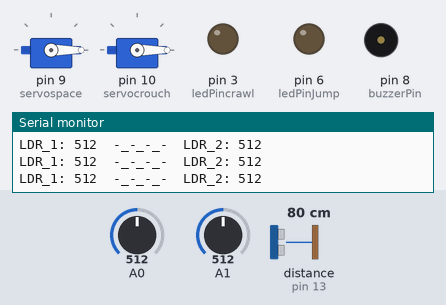
Recording of a sketch running on a simulated Arduino Uno, built with avr-gcc and run on an emulated ATmega328P. On the bench: 2 × servo, output pins drawn as LEDs (lit = HIGH), buzzer (waves = sounding), the last lines printed to the serial monitor. Wiring (inferred from the names in the program): ultrasonic range finder: trigger pin 12; echo pin 13. Dashed ring = blinking. Inputs (shaded band) come from the test bench; at power-on: distance to the obstacle (sensor on pin 13) 80 cm, A0 = 512, A1 = 512. The echo pulse lasts 58.3 µs per cm; pins used as bus, display or sensor lines are not drawn.

Above: at 1.2 s.
1.3 s: distance to the obstacle (sensor on pin 13) set to 34 cm
2.8 s: distance to the obstacle (sensor on pin 13) set to 27 cm
At 3.4 s:
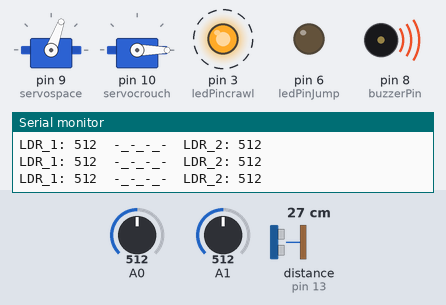
5.8 s: A0 set to 143
8.8 s: A0 set to 116
At 9.3 s:
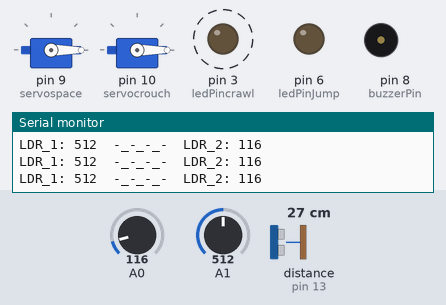
11.8 s: A1 set to 66
14.8 s: A1 set to 52
At 15.16 s:
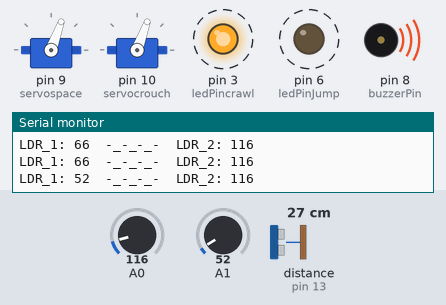
Timing chart, 0 to 18.8 s (numbered marks = the images above; inputs shaded):
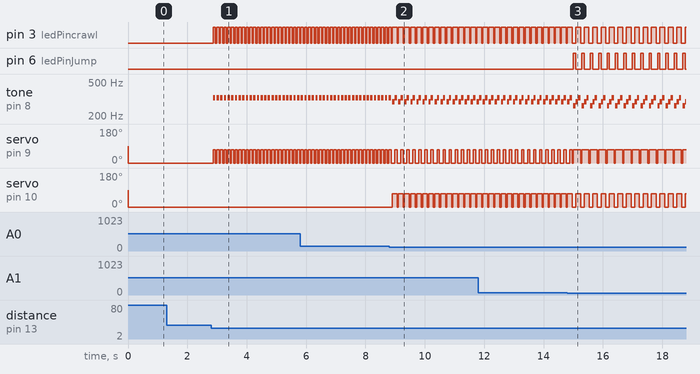

Measured:
- the behaviour switches between 31 and 30 cm on distance to the obstacle (sensor on pin 13) (found by bisection; images 0 and 1)
- the behaviour switches between 130 and 129 on A0 (found by bisection; images 1 and 2)
- the behaviour switches between 60 and 59 on A1 (found by bisection; images 2 and 3)
- after the input at 2.8 s, pin 3 (ledPincrawl): alternates HIGH for 0.08 s and LOW for 0.04 s, starting after 0.07 s; tone on pin 8 (buzzerPin): alternates 329 Hz for 0.08 s and silent for 0.04 s, starting after 0.07 s; servo on pin 9 (servospace): alternates 70° for 0.08 s and 0° for 0.04 s, starting after 0.07 s
- after the input at 8.8 s, pin 3 (ledPincrawl): alternates HIGH for 0.16 s and LOW for 0.04 s, starting after 0.27 s; servo on pin 9 (servospace): alternates 70° for 0.08 s and 0° for 0.12 s, starting after 0.19 s; servo on pin 10 (servocrouch): alternates 70° for 0.16 s and 0° for 0.04 s, starting after 0.11 s
- after the input at 14.8 s, pin 3 (ledPincrawl): alternates HIGH for 0.16 s and LOW for 0.12 s, starting after 0.29 s; pin 6 (ledPinJump): alternates HIGH for 0.08 s and LOW for 0.20 s, starting after 0.21 s; servo on pin 10 (servocrouch): alternates 70° for 0.16 s and 0° for 0.12 s, starting after 0.29 s

The sketch:

playing_dinosaur_version_1.ino
```cpp
#include <Servo.h>
int light1;
int light2;
int triggerpin = 12;
int echopin = 13;
long distance;
long sure;
int buzzerPin = 8;
int ledPinJump = 6;
int ledPincrawl = 3;
int C = 262; //note for each jumping
int D = 293; // note for each crawling
int E = 329; //note for each using of ultrasonic sensor
Servo servospace;
Servo servocrouch;

void setup() {
  pinMode (triggerpin, OUTPUT);
  pinMode (echopin , INPUT);
  pinMode(ledPincrawl, OUTPUT);
  pinMode(ledPinJump, OUTPUT);
  Serial.begin(9600);
  servospace.attach(9);
  servocrouch.attach(10);

}

void loop() {
  digitalWrite(triggerpin , LOW);
  delayMicroseconds(5);
  digitalWrite(triggerpin , HIGH);
  delayMicroseconds(10);
  digitalWrite(triggerpin , LOW);
  sure = pulseIn(echopin, HIGH);
  distance = sure /29.1/2;
  servospace.write(0);
  servocrouch.write(0);
  light1 = analogRead(A1);
  light2 = analogRead(A0);
  Serial.print ("LDR_1: "); Serial.print(light1);
  Serial.print ("  -_-_-_-  ");
  Serial.print ("LDR_2: ");Serial.println(light2);
  delay(40);


  if(light1<60) {
    servospace.write(70);
    digitalWrite(ledPinJump, HIGH);
    tone(buzzerPin,C);
    delay(80);
    noTone(buzzerPin);
    digitalWrite(ledPinJump, LOW);
     }
    else {
      servospace.write(0);
      }

      if(light2<130) {
    servocrouch.write(70);
    digitalWrite(ledPincrawl, HIGH);
    tone(buzzerPin,D);
    delay(80);
    noTone(buzzerPin);
    digitalWrite(ledPincrawl, LOW);
    }
    else {
      servocrouch.write(0);
      }

     if (distance <30 )
     {
        servospace.write(70);
        tone(buzzerPin,E);
        digitalWrite(ledPincrawl, HIGH);
        delay(80);
        servospace.write(0);
        noTone(buzzerPin);
        digitalWrite(ledPincrawl, LOW);
            }
    else{
      servospace.write(0);
      }

}
```
